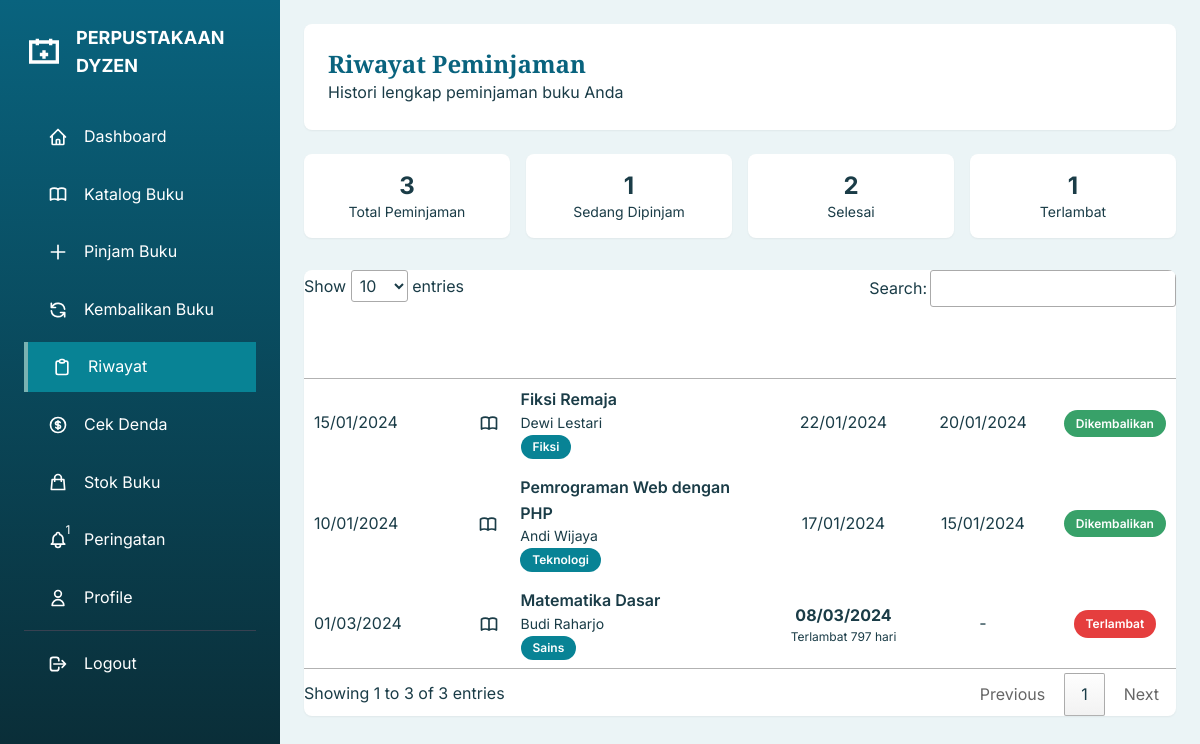
/page/user/history_peminjaman.php (signed in), run on the app's committed database.
### tables this page shows
CREATE TABLE IF NOT EXISTS `peminjaman` (
    `id` INT(11) NOT NULL AUTO_INCREMENT,
    `user_id` INT(11) NOT NULL,
    `buku_id` INT(11) NOT NULL,
    `tgl_pinjam` DATE NOT NULL,
    `tgl_kembali` DATE NOT NULL,
    `tgl_dikembalikan` DATE DEFAULT NULL,
    `status` ENUM('dipinjam', 'dikembalikan') NOT NULL DEFAULT 'dipinjam',
    `created_at` TIMESTAMP NOT NULL DEFAULT CURRENT_TIMESTAMP,
    `updated_at` TIMESTAMP NOT NULL DEFAULT CURRENT_TIMESTAMP ON UPDATE CURRENT_TIMESTAMP,
    PRIMARY KEY (`id`),
    KEY `idx_user_id` (`user_id`),
    KEY `idx_buku_id` (`buku_id`),
    KEY `idx_status` (`status`),
    CONSTRAINT `fk_peminjaman_user` FOREIGN KEY (`user_id`) REFERENCES `users`(`id`) ON DELETE CASCADE,
    CONSTRAINT `fk_peminjaman_buku` FOREIGN KEY (`buku_id`) REFERENCES `buku`(`id`) ON DELETE CASCADE
);

CREATE TABLE IF NOT EXISTS `buku` (
    `id` INT(11) NOT NULL AUTO_INCREMENT,
    `judul` VARCHAR(200) NOT NULL,
    `pengarang` VARCHAR(100) NOT NULL,
    `penerbit` VARCHAR(100) DEFAULT NULL,
    `tahun_terbit` YEAR DEFAULT NULL,
    `isbn` VARCHAR(20) DEFAULT NULL,
    `kategori` VARCHAR(50) DEFAULT NULL,
    `deskripsi` TEXT,
    `cover` VARCHAR(255) DEFAULT NULL,
    `stok` INT(11) NOT NULL DEFAULT 0,
    `stok_tersedia` INT(11) NOT NULL DEFAULT 0,
    `status` ENUM('aktif', 'nonaktif') NOT NULL DEFAULT 'aktif',
    `created_at` TIMESTAMP NOT NULL DEFAULT CURRENT_TIMESTAMP,
    `updated_at` TIMESTAMP NOT NULL DEFAULT CURRENT_TIMESTAMP ON UPDATE CURRENT_TIMESTAMP,
    PRIMARY KEY (`id`),
    UNIQUE KEY `isbn` (`isbn`),
    KEY `idx_kategori` (`kategori`),
    KEY `idx_status` (`status`)
);

### config/data_base.php (called while the page is built, shortened)
<?php
function e($string, $flags = ENT_QUOTES) {
    return htmlspecialchars($string ?? '', $flags, 'UTF-8');
}

### page/user/history_peminjaman.php (the view, shortened to what this page needs)
<?php
require_once '../../config/data_base.php';
$user_id = $_SESSION['user_id'];
$stmt = $pdo->prepare("
    SELECT p.*, b.judul, b.cover, b.pengarang, b.kategori,
           CASE
               WHEN p.status = 'dipinjam' AND p.tgl_kembali < CURDATE() THEN 'terlambat'
               WHEN p.status = 'dipinjam' THEN 'aktif'
               ELSE 'selesai'
           END as status_detail,
           DATEDIFF(CURDATE(), p.tgl_kembali) as days_overdue
    FROM peminjaman p
    JOIN buku b ON p.buku_id = b.id
    WHERE p.user_id = ?
    ORDER BY p.created_at DESC
");
$stmt->execute([$user_id]);
$histories = $stmt->fetchAll();
$total_borrowed = count($histories);
$active_loans = 0;
$completed_loans = 0;
$overdue_loans = 0;
foreach ($histories as $history) {
    if ($history['status'] == 'dipinjam') {
        $active_loans++;
        if ($history['tgl_kembali'] < date('Y-m-d')) {
            $overdue_loans++;
        }
    } else {
        $completed_loans++;
    }
}
?>
<!DOCTYPE html>
<html lang="id">
<head>
    <link href="https://cdn.jsdelivr.net/npm/tailwindcss@2/dist/tailwind.min.css" rel="stylesheet">
    <link href="https://cdn.datatables.net/1.13.4/css/jquery.dataTables.min.css" rel="stylesheet">
    <link rel="stylesheet" href="../../assets/css/style.css">
</head>
<body>
    <?php include 'sidebar_user.php'; ?>
    <div class="main-content">
        <header class="bg-white rounded-lg shadow-sm p-6 mb-6">
            <div>
                <h1 class="text-2xl font-playfair font-bold text-primary">Riwayat Peminjaman</h1>
                <p class="text-text-light">Histori lengkap peminjaman buku Anda</p>
            </div>
        </header>
        <div class="grid grid-cols-2 md:grid-cols-4 gap-4 mb-8">
            <div class="bg-white rounded-lg shadow-sm p-4 text-center">
                <p class="text-2xl font-bold text-primary"><?= $total_borrowed ?></p>
                <p class="text-text-light text-sm">Total Peminjaman</p>
            </div>
            <div class="bg-white rounded-lg shadow-sm p-4 text-center">
                <p class="text-2xl font-bold text-warning"><?= $active_loans ?></p>
                <p class="text-text-light text-sm">Sedang Dipinjam</p>
            </div>
            <div class="bg-white rounded-lg shadow-sm p-4 text-center">
                <p class="text-2xl font-bold text-success"><?= $completed_loans ?></p>
                <p class="text-text-light text-sm">Selesai</p>
            </div>
            <div class="bg-white rounded-lg shadow-sm p-4 text-center">
                <p class="text-2xl font-bold text-danger"><?= $overdue_loans ?></p>
                <p class="text-text-light text-sm">Terlambat</p>
            </div>
        </div>
        <div class="bg-white rounded-lg shadow-sm overflow-hidden">
            <div class="overflow-x-auto">
                <table id="historyTable" class="w-full">
                    <thead class="bg-gradient-to-r from-primary to-secondary text-white">
                        <tr>
                            <th class="px-6 py-3 text-left">Tanggal Pinjam</th>
                            <th class="px-6 py-3 text-left">Buku</th>
                            <th class="px-6 py-3 text-center">Jatuh Tempo</th>
                            <th class="px-6 py-3 text-center">Dikembalikan</th>
                            <th class="px-6 py-3 text-center">Status</th>
                        </tr>
                    </thead>
                    <tbody>
                        <?php foreach ($histories as $history): ?>
                            <?php
                            $is_overdue = ($history['status'] == 'dipinjam' && $history['tgl_kembali'] < date('Y-m-d'));
                            $status_class = '';
                            $status_text = '';
                            if ($history['status'] == 'dipinjam') {
                                if ($is_overdue) {
                                    $status_class = 'badge-danger';
                                    $status_text = 'Terlambat';
                                } else {
                                    $status_class = 'badge-warning';
                                    $status_text = 'Dipinjam';
                                }
                            } else {
                                $status_class = 'badge-success';
                                $status_text = 'Dikembalikan';
                            }
                            ?>
                            <tr class="border-b hover:bg-light">
                                <td class="px-6 py-3"><?= date('d/m/Y', strtotime($history['tgl_pinjam'])) ?></td>
                                <td class="px-6 py-3">
                                    <div class="flex items-center space-x-3">
                                        <?php if ($history['cover']): ?>
                                            <img src="../../uploads/covers/<?= e($history['cover']) ?>" class="w-10 h-14 object-cover rounded">
                                        <?php else: ?>
                                            <div class="w-10 h-14 bg-accent bg-opacity-20 rounded flex items-center justify-center">
                                            </div>
                                        <?php endif; ?>
                                        <div>
                                            <p class="font-semibold"><?= e($history['judul']) ?></p>
                                            <p class="text-text-light text-sm"><?= e($history['pengarang']) ?></p>
                                            <span class="badge badge-info text-xs"><?= e($history['kategori']) ?></span>
                                        </div>
                                    </div>
                                </td>
                                <td class="px-6 py-3 text-center">
                                    <p class="<?= $is_overdue ? 'text-danger font-bold' : 'text-text' ?>">
                                        <?= date('d/m/Y', strtotime($history['tgl_kembali'])) ?>
                                    </p>
                                    <?php if ($is_overdue): ?>
                                        <p class="text-danger text-xs">Terlambat <?= abs($history['days_overdue']) ?> hari</p>
                                    <?php elseif ($history['status'] == 'dipinjam'): ?>
                                        <p class="text-success text-xs">Sisa <?= ceil((strtotime($history['tgl_kembali']) - time()) / 86400) ?> hari</p>
                                    <?php endif; ?>
                                </td>
                                <td class="px-6 py-3 text-center">
                                    <?= $history['tgl_dikembalikan'] ? date('d/m/Y', strtotime($history['tgl_dikembalikan'])) : '-' ?>
                                </td>
                                <td class="px-6 py-3 text-center">
                                    <span class="badge <?= $status_class ?>"><?= $status_text ?></span>
                                </td>
                            </tr>
                        <?php endforeach; ?>
                    </tbody>
                </table>
            </div>
        </div>
    </div>
</body>
</html>

### assets/css/style.css (style rules this page uses)
:root { --color-primary: #09637E; --color-secondary: #088395; --color-accent: #7AB2B2; --color-light: #EBF4F6; --color-white: #FFFFFF; --color-dark: #0A2A33; --color-danger: #E53E3E; --color-success: #38A169; --color-warning: #D69E2E; --color-text: #1A3C47; --color-text-light: #6B9EA8; --shadow-sm: 0 1px 2px 0 rgb(0 0 0 / 0.05); --shadow-md: 0 4px 6px -1px rgb(0 0 0 / 0.1); --shadow-lg: 0 10px 15px -3px rgb(0 0 0 / 0.1); --shadow-xl: 0 20px 25px -5px rgb(0 0 0 / 0.1); --transition-fast: 150ms ease; --transition-normal: 250ms ease; --transition-slow: 350ms ease; --radius-sm: 0.375rem; --radius-md: 0.5rem; --radius-lg: 0.75rem; --radius-xl: 1rem; }
* { margin: 0; padding: 0; box-sizing: border-box; }
body { font-family: 'Inter', sans-serif; color: var(--color-text); background-color: var(--color-light); line-height: 1.6; overflow-x: hidden; }
h1, h2, h3, h4, h5, h6 { font-family: 'Playfair Display', serif; font-weight: 700; line-height: 1.2; color: var(--color-primary); }
.badge { display: inline-flex; align-items: center; padding: 0.25rem 0.75rem; border-radius: 9999px; font-size: 0.75rem; font-weight: 600; }
.badge-success { background: var(--color-success); color: white; }
.badge-danger { background: var(--color-danger); color: white; }
.badge-info { background: var(--color-secondary); color: white; }

### page/user/history_peminjaman.php (style rules this page uses)
.main-content { margin-left: 280px; padding: 1.5rem; }

### data on the page
peminjaman: tgl_pinjam "10/01/2024", buku.judul "Pemrograman Web dengan PHP", buku.pengarang "Andi Wijaya", buku.kategori "Teknologi", tgl_kembali "17/01/2024", tgl_dikembalikan "15/01/2024", status "Dikembalikan"
peminjaman: tgl_pinjam "15/01/2024", buku.judul "Fiksi Remaja", buku.pengarang "Dewi Lestari", buku.kategori "Fiksi", tgl_kembali "22/01/2024", tgl_dikembalikan "20/01/2024", status "Dikembalikan"
peminjaman: tgl_pinjam "01/03/2024", buku.judul "Matematika Dasar", buku.pengarang "Budi Raharjo", buku.kategori "Sains", tgl_kembali "08/03/2024", days_overdue "797", status_text "Terlambat"

### other printed values
$unreadCount "1"
$total_borrowed "3"
$active_loans "1"
$completed_loans "2"
$overdue_loans "1"
